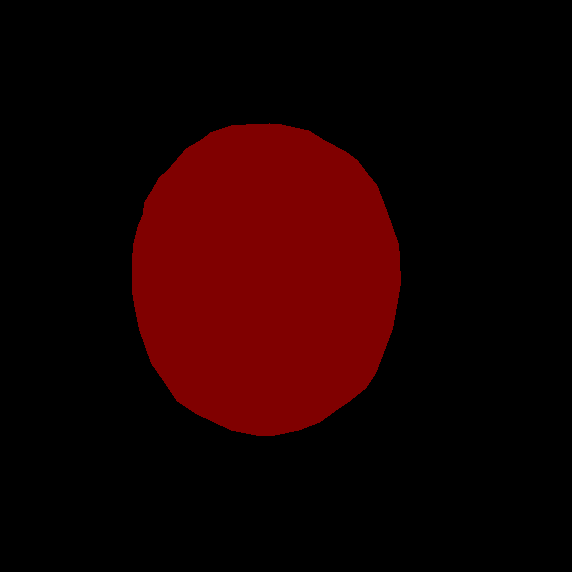
#> input picture data/train1/label/0.png, 572 x 572 px; its folder holds 4 pictures in this run
$ python mylabel.py
#> lines starting #> are read from the running program, lines starting #| are printed output that depends on the picture; after the words box and inside, x2 and y2 are one past the last pixel; in counts of white or black regions, pixels touching at a corner belong together
import cv2
import numpy as np

for i in range(8):
    file = "%d.png"%(i)
    path = "data/train1/label/"
    gray = cv2.imread(path+file,cv2.IMREAD_GRAYSCALE)
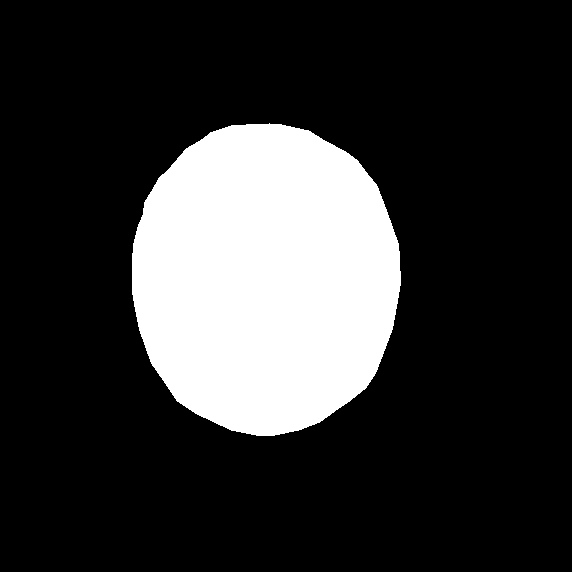
#> gray: shape (572, 572); values 0 (black) and 38 (white), 20.4% white; 1 white region, box (x1, y1, x2, y2) and area: (132, 123, 401, 436) 66642
    ret, binary = cv2.threshold(gray, gray.mean(), 255, cv2.THRESH_BINARY)
#> binary: shape (572, 572); 20.4% white; 1 white region
#> ret = 7
    contours,hierarchy = cv2.findContours(binary, cv2.RETR_LIST, cv2.CHAIN_APPROX_NONE)
#> contours = 1 contour; box (x1, y1, x2, y2) and area: (132, 123, 401, 436) 66220
    # label = np.zeros((binary.shape[0],binary.shape[1],3))
    label = np.zeros(binary.shape)
    label = cv2.drawContours(label, contours, -1, (255, 255, 255), 7)
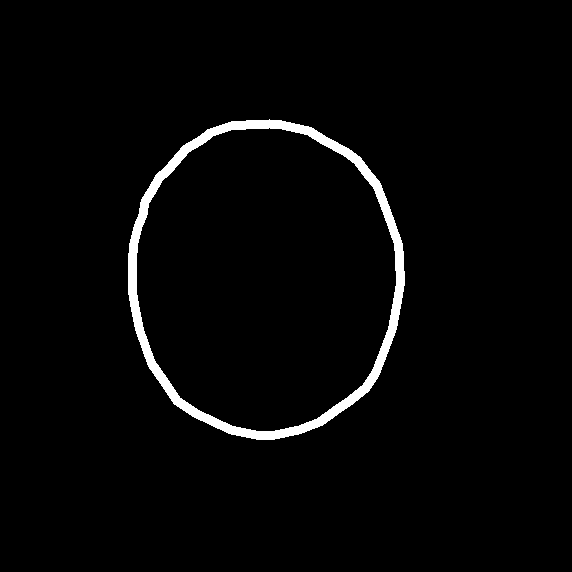
#> label: shape (572, 572) float64; 2.5% white; 1 white region, box (x1, y1, x2, y2) and area: (128, 119, 405, 440) 8219
    cv2.imwrite("data/train1/label1/"+("%d"%i)+".png",label)
    print("第%d张图片采样保存成功"%(i))
#> pass 2 of the loop `for i in range(8):`:
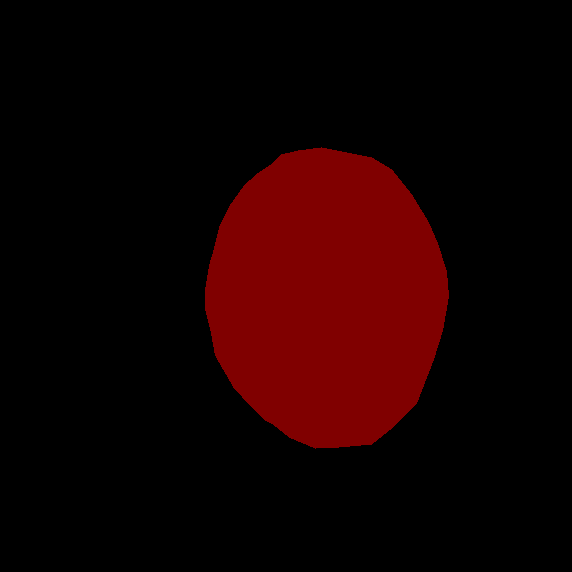
#> input picture data/train1/label/1.png, 572 x 572 px
#> `gray = cv2.imread(path+file,cv2.IMREAD_GRAYSCALE)`:
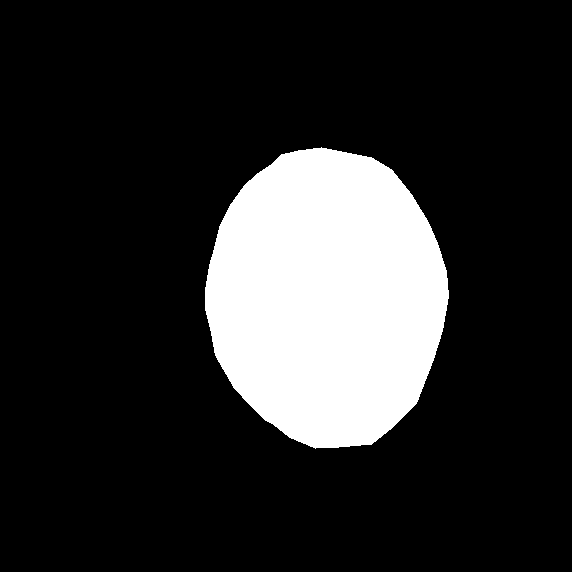
#> gray: shape (572, 572); values 0 (black) and 38 (white), 17.3% white; 1 white region, box (x1, y1, x2, y2) and area: (205, 147, 449, 449) 56561
#> binary: shape (572, 572); 17.3% white; 1 white region
#> ret = 6
#> contours = 1 contour; box (x1, y1, x2, y2) and area: (205, 147, 449, 449) 56176
#> `label = cv2.drawContours(label, contours, -1, (255, 255, 255), 7)`:
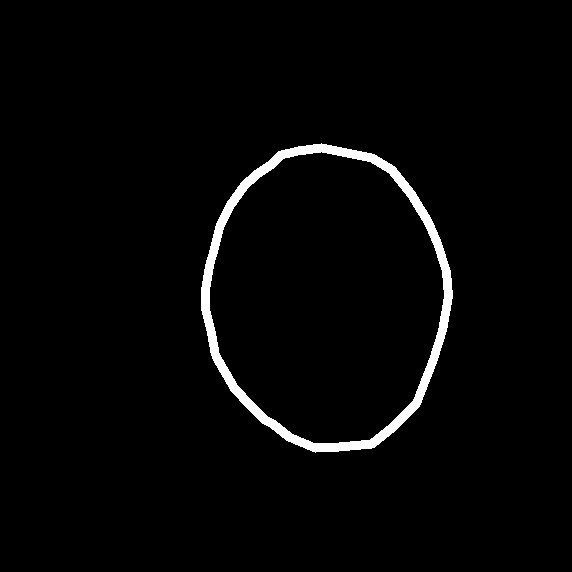
#> label: shape (572, 572) float64; 2.3% white; 1 white region, box (x1, y1, x2, y2) and area: (201, 143, 453, 453) 7639
#> pass 3 of the loop `for i in range(8):`:
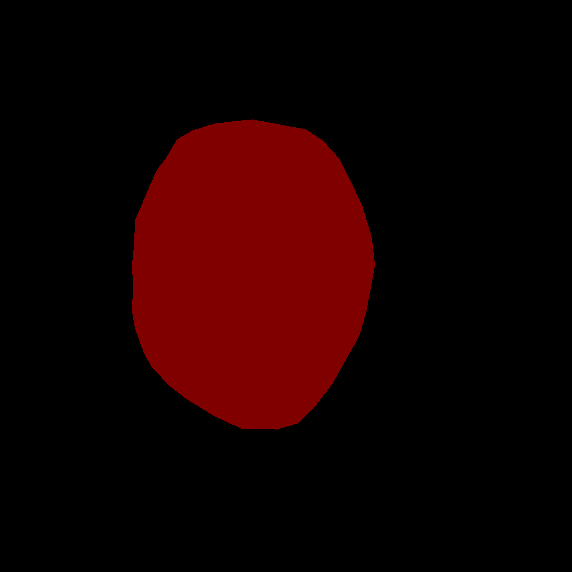
#> input picture data/train1/label/2.png, 572 x 572 px
#> `gray = cv2.imread(path+file,cv2.IMREAD_GRAYSCALE)`:
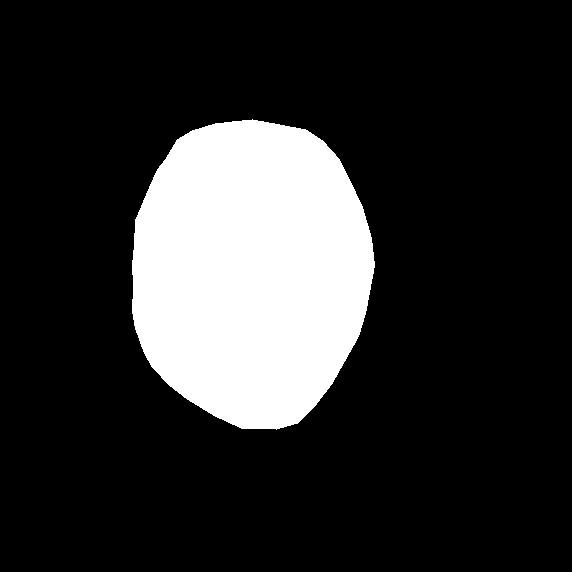
#> gray: shape (572, 572); values 0 (black) and 38 (white), 18.2% white; 1 white region, box (x1, y1, x2, y2) and area: (132, 119, 375, 430) 59442
#> binary: shape (572, 572); 18.2% white; 1 white region
#> contours = 1 contour; box (x1, y1, x2, y2) and area: (132, 119, 375, 430) 59040
#> `label = cv2.drawContours(label, contours, -1, (255, 255, 255), 7)`:
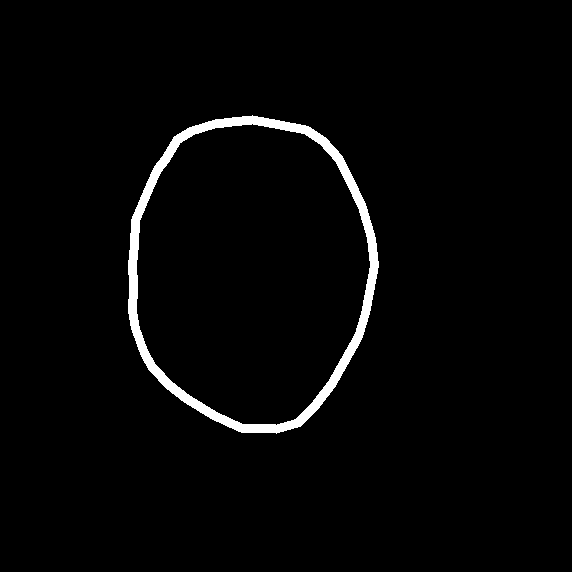
#> label: shape (572, 572) float64; 2.4% white; 1 white region, box (x1, y1, x2, y2) and area: (128, 115, 379, 434) 7858
#> (the run stopped early here; a loop or call above may not have finished)
